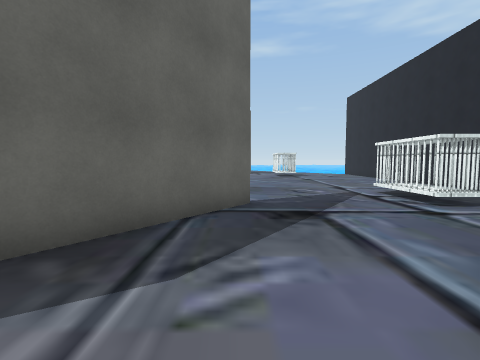
View 1 (above)

18 first-person views from a walk through a scene from a Unity 3-D project. The camera is 1.2 m above the floor, tilts 4° down and sees 85° across. The floor is counted in squares, 1.2 m on a side. Each view is taken from the middle of a square. On the plan, view 1 faces up. The plan holds only what a view shows up to about 11 squares ahead; the rest is blank. The place goes on beyond the plan. The player character is not drawn. Some animated figures are left out. Some surface patterns are stand-ins.

View 2
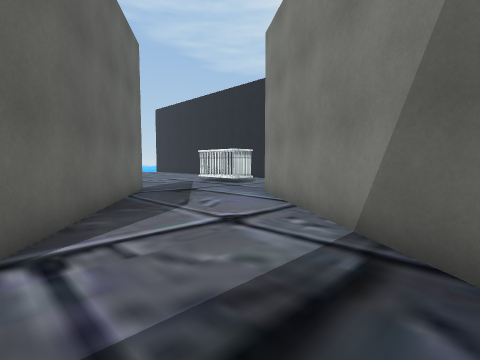

View 3
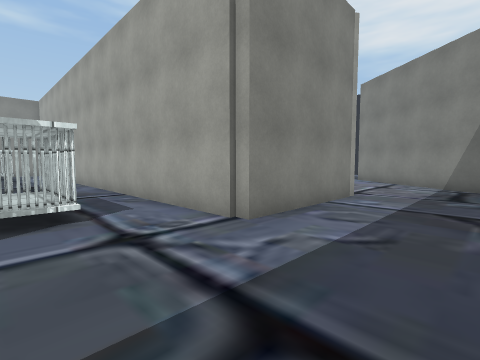

View 4
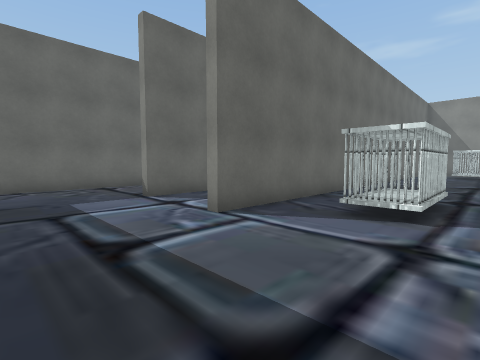

View 5
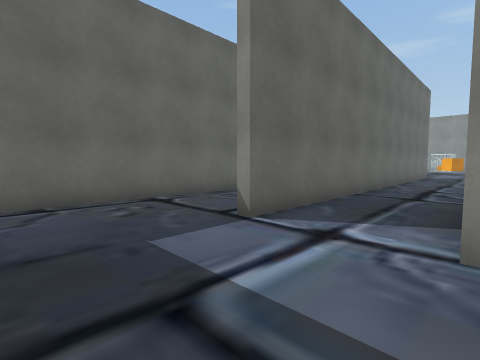

View 6
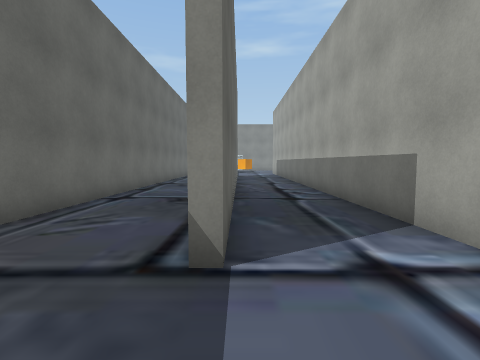

View 7
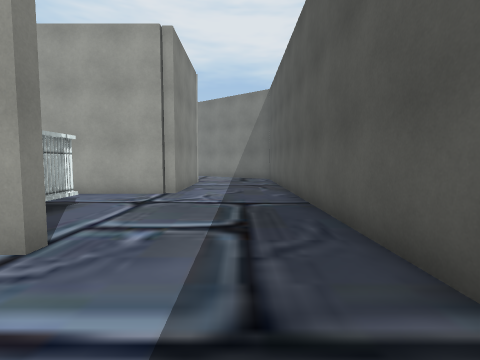

View 8
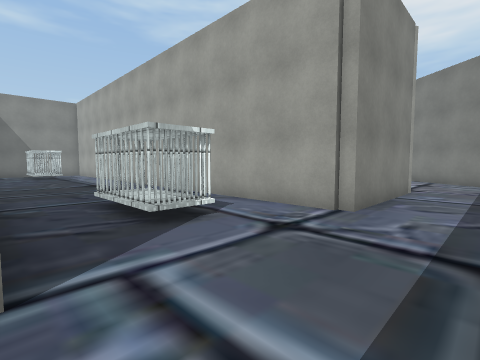

View 9
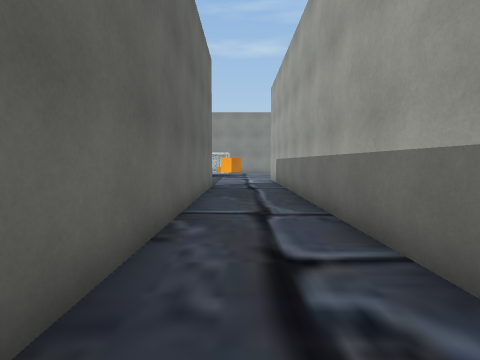

View 10
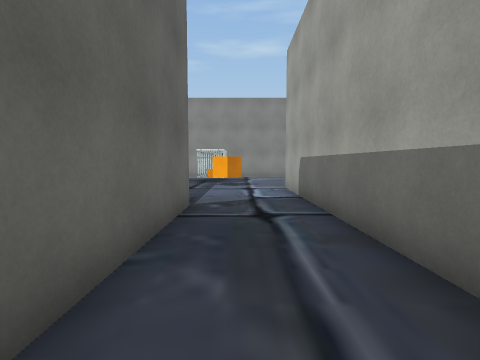

View 11
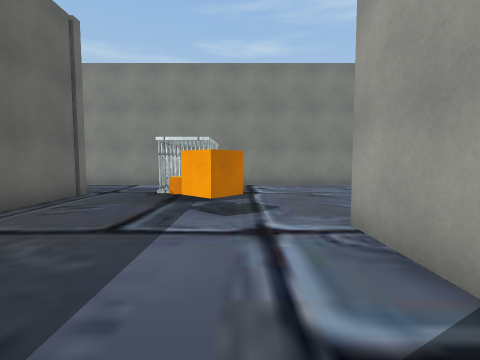

View 12
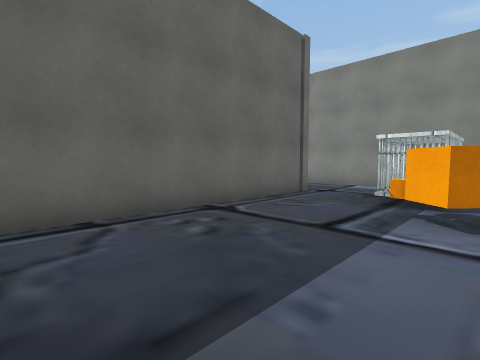

View 13
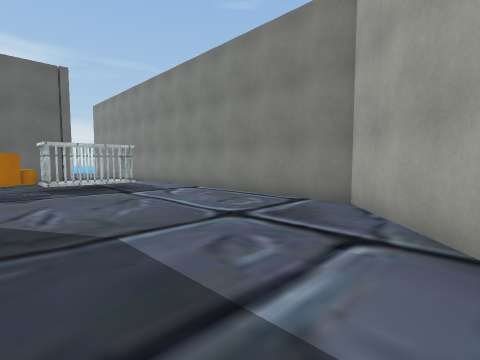

View 14
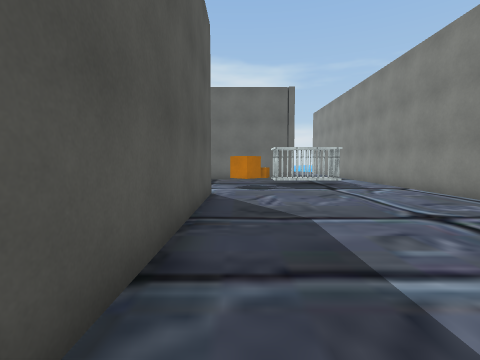

View 15
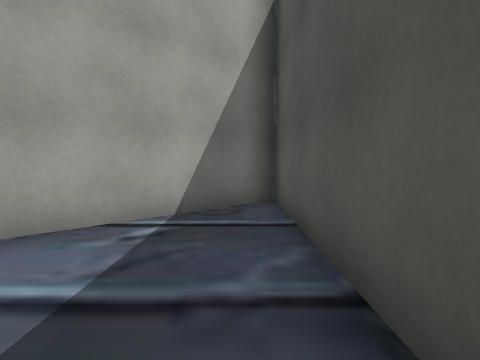

View 16
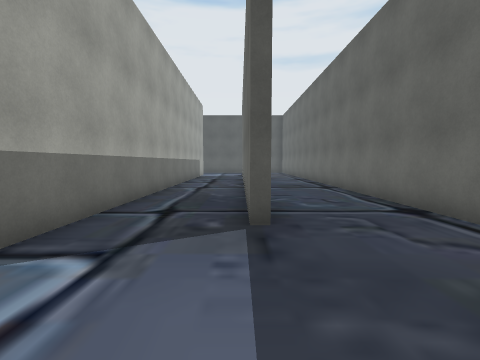

View 17
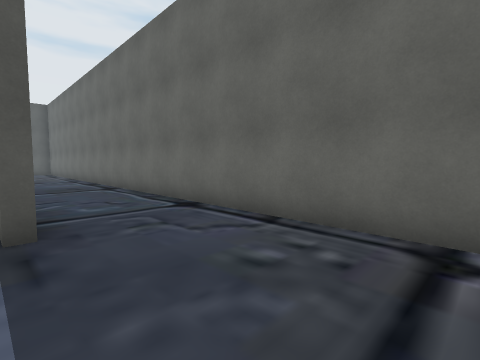

View 18
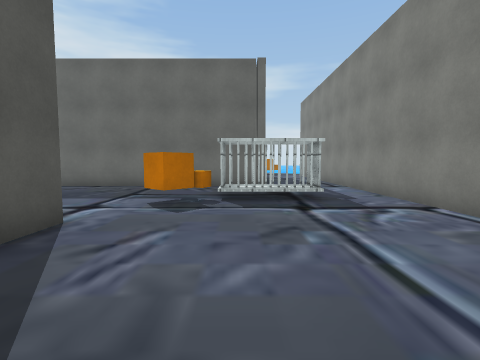

### Floor plan
Points are (right, up) in squares from view 1. A wall is a line through its corners. A room is listed if a view was taken in it or the views show most of it. See-through windows are left out.
Room 1 (view 1)
walls: (-2.2, 3) (-3.9, 0.6); (-1.2, -2.9) (2.7, 2.6)
ways out: opening at (-3, -1) to room 2; opening at (0, 3)
Room 2 (views 2, 3, 4, 5, 6, 7, 8, 9, 10, 11, 12, 13, 14, 15, 16, 17, 18)
walls: (-13.9, 8.1) (-13.9, 0.2); (-17.2, 16) (-17.2, 0.4); (-14.2, 0.2) (-14.2, 20.1) (-3.2, 20.1) (-9.5, 27.3) (-21.1, 27.3); (-20.8, 24.1) (-20.8, -2.8); (-15.2, -3.7) (-6.1, -3.7); (-4.5, 0) (-8.8, 0) (-8.8, 9.5)
ways out: opening at (-3, -1) to room 1
objects: cage (-18, 23) to (-17, 25); other object (-17, 21) to (-16, 22); cage (-12, 2) to (-11, 4)

Positions as (right, up) in squares from view 1, and headings:
1: (0, 0), facing up
2: (-4, -3), facing up-right
3: (-12, -3), facing up-right
4: (-10, -3), facing up-left
5: (-14, -3), facing up-left
6: (-17, -2), facing up
7: (-17, -2), facing right
8: (-14, -2), facing up-right
9: (-16, 5), facing up
10: (-16, 10), facing up
11: (-16, 16), facing up
12: (-16, 16), facing up-left
13: (-7, 21), facing up-left
14: (-6, 21), facing left
15: (-10, 21), facing right
16: (-17, 20), facing down
17: (-17, 20), facing down-left
18: (-10, 23), facing left
